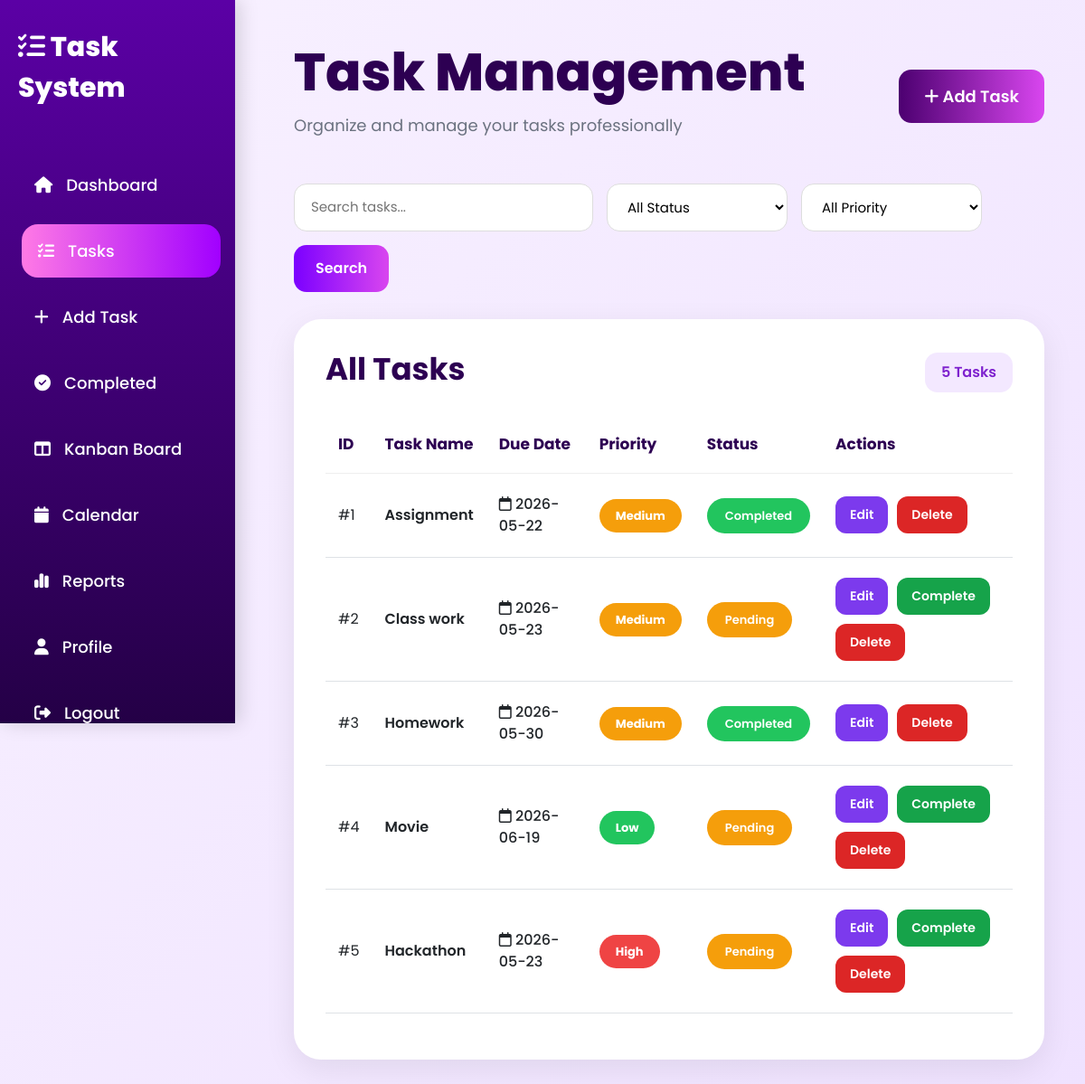
Page /tasks (signed in) on the committed database.
### tables this page shows
CREATE TABLE tasks (

        id INTEGER PRIMARY KEY AUTOINCREMENT,

        task_name TEXT NOT NULL,

        due_date TEXT,

        status TEXT DEFAULT 'Pending',

        priority TEXT DEFAULT 'Medium',

        stage TEXT DEFAULT 'Pending'

    );

### app.py (the view, shortened to what this page needs)
@app.route('/tasks')
def tasks():
    if 'user' not in session:
        return redirect('/')
    search = request.args.get('search', '')
    status = request.args.get('status', '')
    priority = request.args.get('priority', '')
    conn = sqlite3.connect('database.db')
    cursor = conn.cursor()
    query = "SELECT * FROM tasks WHERE 1=1"
    params = []
    if search:
        query += " AND task_name LIKE ?"
        params.append(f"%{search}%")
    if status:
        query += " AND status=?"
        params.append(status)
    if priority:
        query += " AND priority=?"
        params.append(priority)
    cursor.execute(query, params)
    tasks = cursor.fetchall()
    conn.close()
    return render_template(
        'tasks.html',
        tasks=tasks,
        search=search,
        status=status,
        priority=priority
    )

### templates/tasks.html (shortened to what this page needs)
<!DOCTYPE html>
<html lang="en">
<head>
    <link rel="stylesheet"
        href="https://cdnjs.cloudflare.com/ajax/libs/font-awesome/6.5.1/css/all.min.css">
    <link href="https://cdn.jsdelivr.net/npm/bootstrap@5.3.0/dist/css/bootstrap.min.css"
        rel="stylesheet">
</head>
<body>
    <div class="sidebar">
        <div class="logo">
            <i class="fa-solid fa-list-check"></i>
            Task System
        </div>
        <a href="/dashboard">
            <i class="fa-solid fa-house"></i>
            Dashboard
        </a>
        <a href="/tasks" class="active">
            <i class="fa-solid fa-list-check"></i>
            Tasks
        </a>
        <a href="/add_task">
            <i class="fa-solid fa-plus"></i>
            Add Task
        </a>
        <a href="/completed">
            <i class="fa-solid fa-circle-check"></i>
            Completed
        </a>
        <a href="/kanban">
            <i class="fa-solid fa-table-columns"></i>
            Kanban Board
        </a>
        <a href="/calendar">
            <i class="fa-solid fa-calendar"></i>
            Calendar
        </a>
        <a href="/reports">
            <i class="fa-solid fa-chart-simple"></i>
            Reports
        </a>
        <a href="/profile">
            <i class="fa-solid fa-user"></i>
            Profile
        </a>
        <a href="/logout">
            <i class="fa-solid fa-right-from-bracket"></i>
            Logout
        </a>
    </div>
    <div class="main">
        <div class="top-section">
            <div>
                <h1 class="page-title">
                    Task Management
                </h1>
                <p class="page-subtitle">
                    Organize and manage your tasks professionally
                </p>
            </div>
            <a href="/add_task" class="add-btn">
                <i class="fa-solid fa-plus"></i>
                Add Task
            </a>
        </div>
        <form method="GET"
            action="/tasks"
            class="filter-form">
            <input type="text"
                name="search"
                placeholder="Search tasks..."
                value="{{ search }}">
            <select name="status">
                <option value="">
                    All Status
                </option>
            </select>
            <select name="priority">
                <option value="">
                    All Priority
                </option>
            </select>
            <button type="submit">
                Search
            </button>
        </form>
        <div class="task-card">
            <div class="card-top">
                <h3>All Tasks</h3>
                <div class="task-count">
                    {{ tasks|length }} Tasks
                </div>
            </div>
            <div class="table-responsive">
                <table class="table align-middle">
                    <thead>
                        <tr>
                            <th>ID</th>
                            <th>Task Name</th>
                            <th>Due Date</th>
                            <th>Priority</th>
                            <th>Status</th>
                            <th>Actions</th>
                        </tr>
                    </thead>
                    <tbody>
                        {% for task in tasks %}
                        <tr>
                            <td>#{{ task[0] }}</td>
                            <td class="task-name">
                                {{ task[1] }}
                            </td>
                            <td class="due-date">
                                <i class="fa-regular fa-calendar"></i>
                                {{ task[2] }}
                            </td>
                            <td>
                                <span class="priority
                                {% if task[4] == 'High' %}
                                    high
                                {% elif task[4] == 'Medium' %}
                                    medium
                                {% else %}
                                    low
                                {% endif %}
                                ">
                                    {{ task[4] }}
                                </span>
                            </td>
                            <td>
                                {% if task[3] == 'Completed' %}
                                <span class="status completed">
                                    Completed
                                </span>
                                {% else %}
                                <span class="status pending">
                                    Pending
                                </span>
                                {% endif %}
                            </td>
                            <td>
                                <div class="action-buttons">
                                    <a href="/edit/{{ task[0] }}"
                                        class="btn-action edit-btn">
                                        Edit
                                    </a>
                                    {% if task[3] != 'Completed' %}
                                    <a href="/complete/{{ task[0] }}"
                                        class="btn-action complete-btn">
                                        Complete
                                    </a>
                                    {% endif %}
                                    <a href="/delete/{{ task[0] }}"
                                        class="btn-action delete-btn">
                                        Delete
                                    </a>
                                </div>
                            </td>
                        </tr>
                        {% endfor %}
                    </tbody>
                </table>
            </div>
        </div>
    </div>
</body>
</html>

### templates/tasks.html (style rules this page uses)
* { margin:0; padding:0; box-sizing:border-box; font-family:'Poppins',sans-serif; }
body { background: linear-gradient( 135deg, #f8f1ff, #efe2ff ); min-height:100vh; }
.sidebar { position:fixed; width:260px; height:100vh; top:0; left:0; padding:30px 20px; background: linear-gradient( 180deg, #5b00a5, #240046 ); box-shadow: 5px 0 20px rgba(0,0,0,0.15); }
.logo { color:white; font-size:30px; font-weight:800; margin-bottom:55px; }
.sidebar a { display:flex; align-items:center; gap:15px; text-decoration:none; color:white; padding:16px 18px; border-radius:18px; margin-bottom:14px; font-size:18px; font-weight:500; transition:0.3s; }
.sidebar a:hover, .sidebar .active { background: linear-gradient( 90deg, #ff7ae5, #a100ff ); transform:translateX(4px); }
.main { margin-left:280px; padding:45px; }
.top-section { display:flex; justify-content:space-between; align-items:center; margin-bottom:35px; }
.page-title { font-size:58px; font-weight:800; color:#2d0052; }
.page-subtitle { margin-top:10px; color:#6b7280; font-size:18px; }
.add-btn { padding:16px 28px; border-radius:14px; border:none; text-decoration:none; color:white; font-size:18px; font-weight:600; background: linear-gradient( 90deg, #4c0070, #d946ef ); transition:0.3s; }
.filter-form { display:flex; gap:15px; margin-bottom:30px; flex-wrap:wrap; }
.filter-form input, .filter-form select { padding:14px 18px; border-radius:14px; border:1px solid #ddd; outline:none; background:white; min-width:200px; font-size:15px; }
.filter-form button { border:none; padding:14px 24px; border-radius:14px; color:white; font-weight:600; background: linear-gradient( 90deg, #7b00ff, #d946ef ); cursor:pointer; }
.task-card { background:white; border-radius:30px; padding:35px; box-shadow: 0 10px 35px rgba(0,0,0,0.08); }
.card-top { display:flex; justify-content:space-between; align-items:center; margin-bottom:25px; }
.card-top h3 { font-size:34px; font-weight:700; color:#2d0052; }
.task-count { background:#f3e8ff; color:#7e22ce; padding:10px 18px; border-radius:14px; font-weight:600; }
.table th { border:none; padding:18px 14px; font-size:17px; font-weight:700; color:#2d0052; }
.table td { padding:22px 14px; vertical-align:middle; border-top:1px solid #eee; font-size:16px; }
.task-name { font-weight:600; color:#2d0052; }
.due-date { color:#7c3aed; font-weight:500; }
.status { padding:10px 20px; border-radius:30px; color:white; font-size:13px; font-weight:600; }
.completed { background:#22c55e; }
.pending { background:#f59e0b; }
.priority { padding:9px 18px; border-radius:30px; font-size:13px; font-weight:700; color:white; }
.high { background:#ef4444; }
.medium { background:#f59e0b; }
.low { background:#22c55e; }
.action-buttons { display:flex; gap:10px; flex-wrap:wrap; }
.btn-action { border:none; padding:10px 16px; border-radius:12px; color:white; text-decoration:none; font-size:14px; font-weight:600; transition:0.3s; }
.edit-btn { background:#7c3aed; }
.complete-btn { background:#16a34a; }
.delete-btn { background:#dc2626; }

### rows in the picture
tasks: id "1", task_name "Assignment", due_date "2026-05-22", priority "Medium", status "Completed"
tasks: id "2", task_name "Class work", due_date "2026-05-23", priority "Medium", status "Pending"
tasks: id "3", task_name "Homework", due_date "2026-05-30", priority "Medium", status "Completed"
tasks: id "4", task_name "Movie", due_date "2026-06-19", priority "Low", status "Pending"
tasks: id "5", task_name "Hackathon", due_date "2026-05-23", priority "High", status "Pending"

### other values in the picture
{{ tasks|length }} "5"
